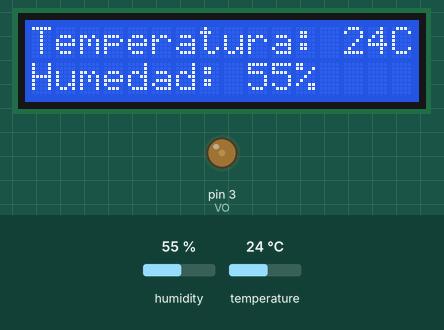
Simulated run of this sketch. Board: Arduino Uno, built with avr-gcc and run on an emulated ATmega328P. Parts: 16×2 character LCD, output pins drawn as LEDs (lit = HIGH). The test bench sets the inputs (shaded band); at power-on: humidity 55 %, temperature 24 °C.

Above: at 1.2 s.
1.3 s: humidity set to 22 %
At 16.2 s:
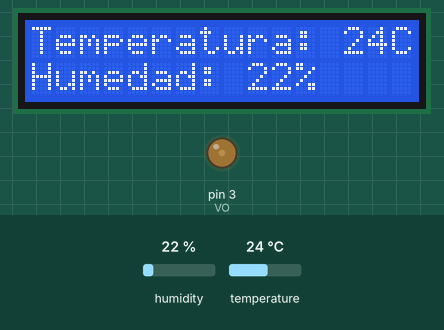
Timing chart, 0 to 17.7 s (numbered marks = the images above; inputs shaded):
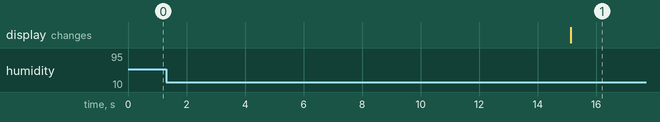

The sketch:

LCD_DHT11.ino
```cpp
#include <LiquidCrystal.h>
#include <DHT.h>


int SENSOR = 2;

int VO = 3;
int RS = 4;
int E = 5;
int D4 = 6;
int D5 = 7;
int D6 = 8;
int D7 = 9;

int temp;
int humedad;

DHT dht (SENSOR, DHT11);
LiquidCrystal lcd (RS, E, D4, D5 ,D6, D7);

void setup(){
  dht.begin();

  lcd.begin(16, 2);
  analogWrite(VO, 50); //contraste
}

void loop(){
    humedad = dht.readHumidity();
    temp = dht.readTemperature();

    lcd.clear();
    lcd.setCursor(0,0);
    lcd.print("Temperatura: ");
    lcd.print(temp);
    lcd.print("C");
    lcd.setCursor(0,1);
    lcd.print("Humedad: ");
    lcd.print(humedad);
    lcd.print("%");

    delay(15000);
}
```

Measured:
- after the input at 1.3 s, the display: changes after 13.8 s (image 1)
